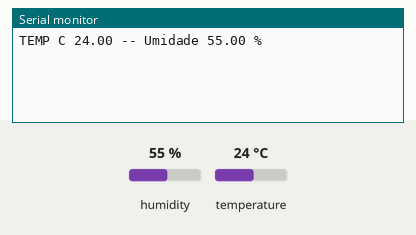
This sketch was run on a simulated Arduino Uno, built with avr-gcc and run on an emulated ATmega328P. Parts: the last lines printed to the serial monitor. Inputs (shaded band) come from the test bench; at power-on: humidity 55 %, temperature 24 °C.

Above: at 3.2 s.
3.3 s: humidity set to 22 %
At 4.6 s:
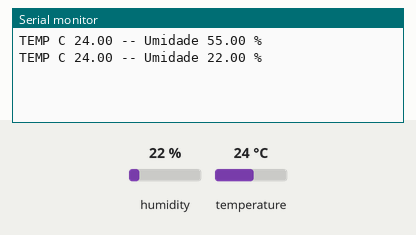
6.0 s: temperature set to 12 °C
At 7.0 s:
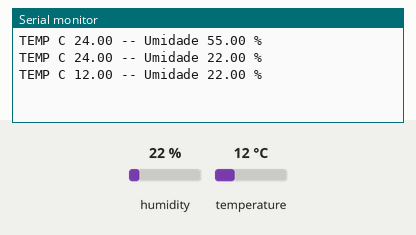
8.7 s: humidity set to 40 %
At 10.6 s:
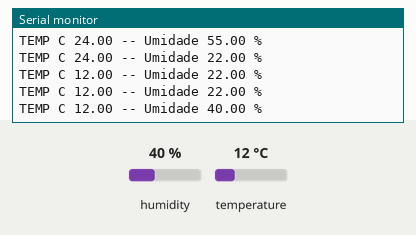
Timing chart, 0 to 12.1 s (numbered marks = the images above; inputs shaded):
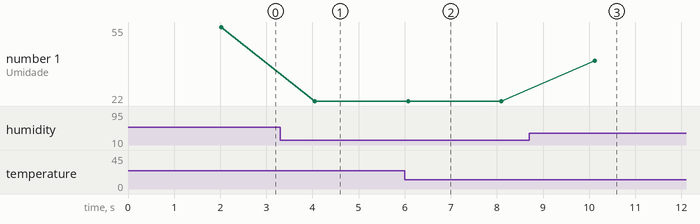

The sketch:

codigo_teste.ino
```cpp
#include <DHT.h>

DHT dht(15,DHT11);

void setup() {
  // put your setup code here, to run once:
 dht.begin();
 delay(2000);

 Serial.begin(9600);
}

void loop() {
  // put your main code here, to run repeatedly:
 float temp = dht.readTemperature();
 float umidade = dht.readHumidity();

 Serial.print("TEMP C ");
 Serial.print(temp);

 Serial.print(" -- Umidade ");
 Serial.print(umidade);
 Serial.println(" % ");
 delay(2000);
}
```

Measured:
- after the input at 3.3 s, the serial monitor: prints a new line after 0.75 s (image 1)
- after the input at 6.0 s, the serial monitor: prints a new line after 0.07 s (image 2)
- after the input at 8.7 s, the serial monitor: prints a new line after 1.4 s (image 3)
- plotted number 1: 55 → 22 after the input at 3.3 s, 22 → 40 after the input at 8.7 s
